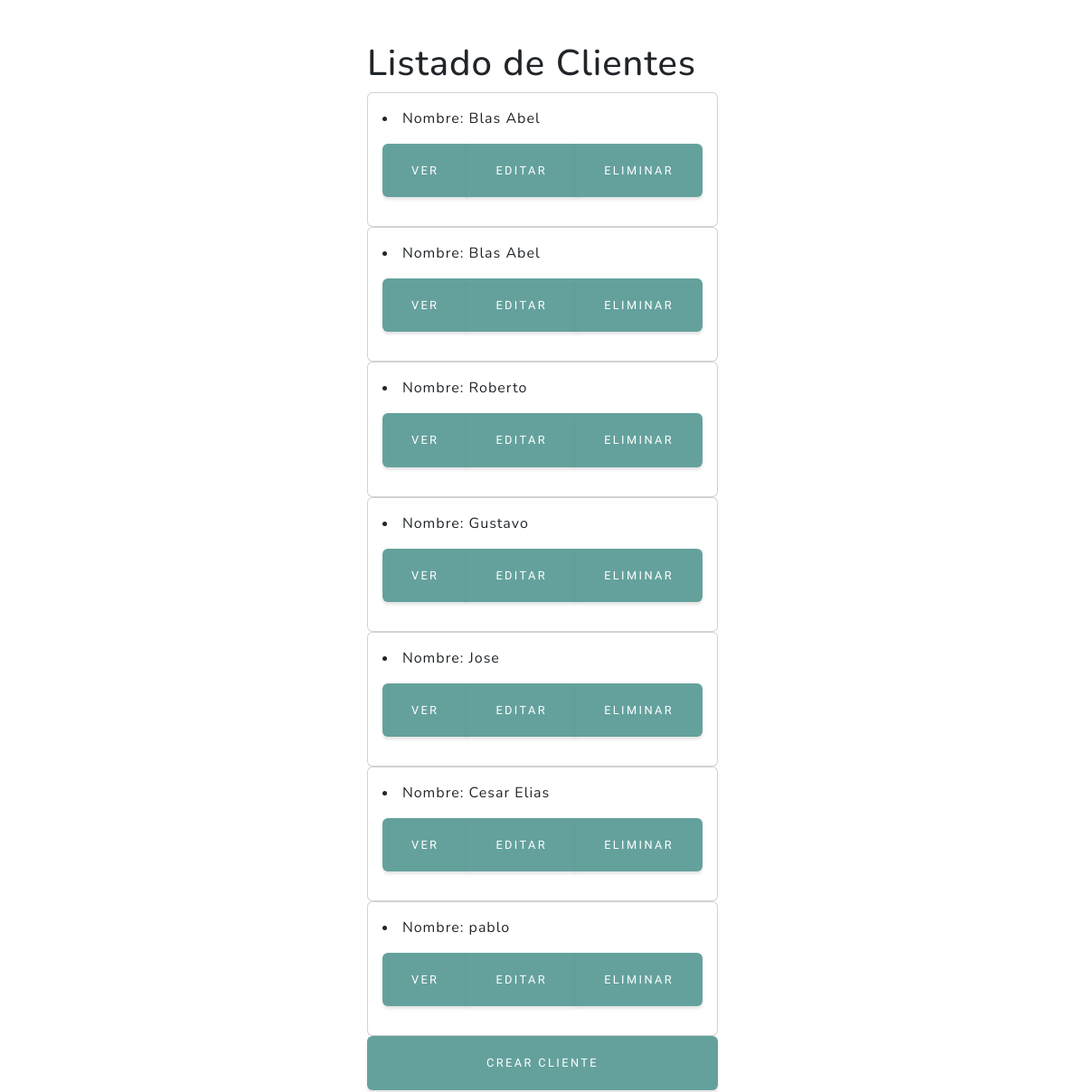
The page /cliente/lista (signed in, middle part) on the database as committed earlier.
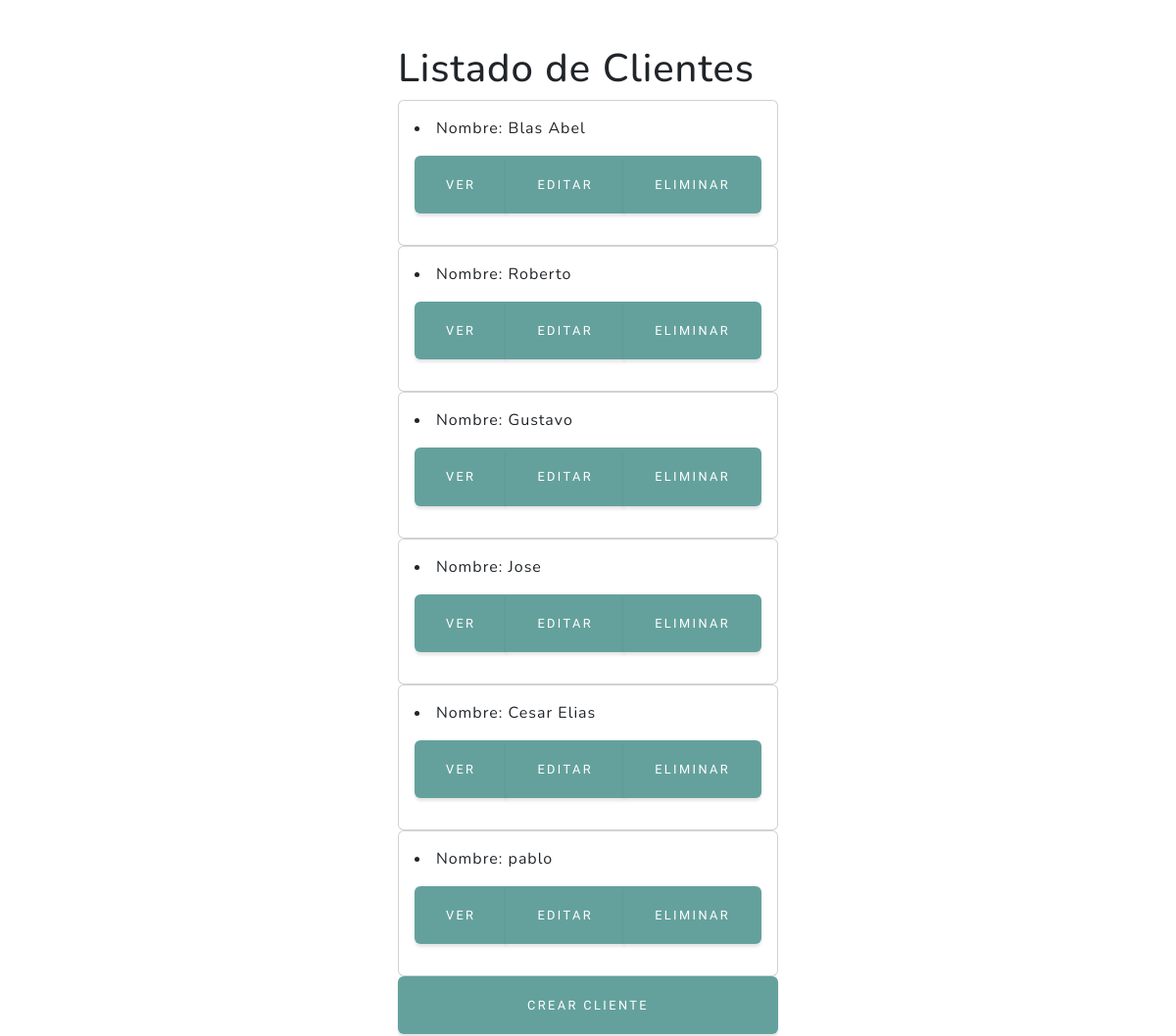
The same page on the database as committed later.
### Viajes/models.py (models this page shows, shortened)
class Cliente(models.Model):
    nombre = models.CharField(max_length=40)
    apellido = models.CharField(max_length=40)
    edad = models.IntegerField()
    email = models.EmailField()

### Viajes/views.py (the view)
# urls.py: path('cliente/lista', views.ClienteListView.as_view(), name="ClienteLista"),
class ClienteListView(LoginRequiredMixin, ListView):
    model = Cliente
    context_object_name = "clientes"
    template_name = "Viajes/CBV/cliente_lista.html"

### Viajes/templates/Viajes/CBV/cliente_lista.html (shortened to what this page needs)
<!DOCTYPE html>
<html lang="en">
<head>
</head>
<body>
    {% extends "Viajes/padre.html" %}
    {% load static %}
    {% block contenidoQueCambia %}
    <div class="container custom-bg p-5">
        <div class="d-flex justify-content-center">
            <div class="d-flex flex-column">
                <h1> Listado de Clientes </h1>
                    {% if clientes %}
                        {% for cliente in clientes %}
                        <div class="card">
                            <div class="card-body">
                                <li> Nombre: {{cliente.nombre}}
                                    <p>
                                        <div class="btn-group">
                                            <a href="{% url 'ClienteDetalle' cliente.id %}" class="btn btn-primary"> Ver</a>
                                            <a href="{% url 'ClienteEditar' cliente.id %}" class="btn btn-primary">Editar</a>
                                            <a href="{% url 'ClienteEliminar' cliente.id %}" class="btn btn-primary"> Eliminar</a>
                                        </div>
                                    </p>
                                </li>
                            </div>
                        </div>
                        {% endfor %}
                    {% else %}
                        <h2> No existen clientes todavia </h2>
                    {% endif %}
                    <a href="{% url 'ClienteCrear' %}" class="btn btn-primary">Crear Cliente</a>
            </div>
        </div>
    </div>
    {% endblock %}

Rows that differ between the two databases and show on the page:
removed Cliente: nombre "Blas Abel"
